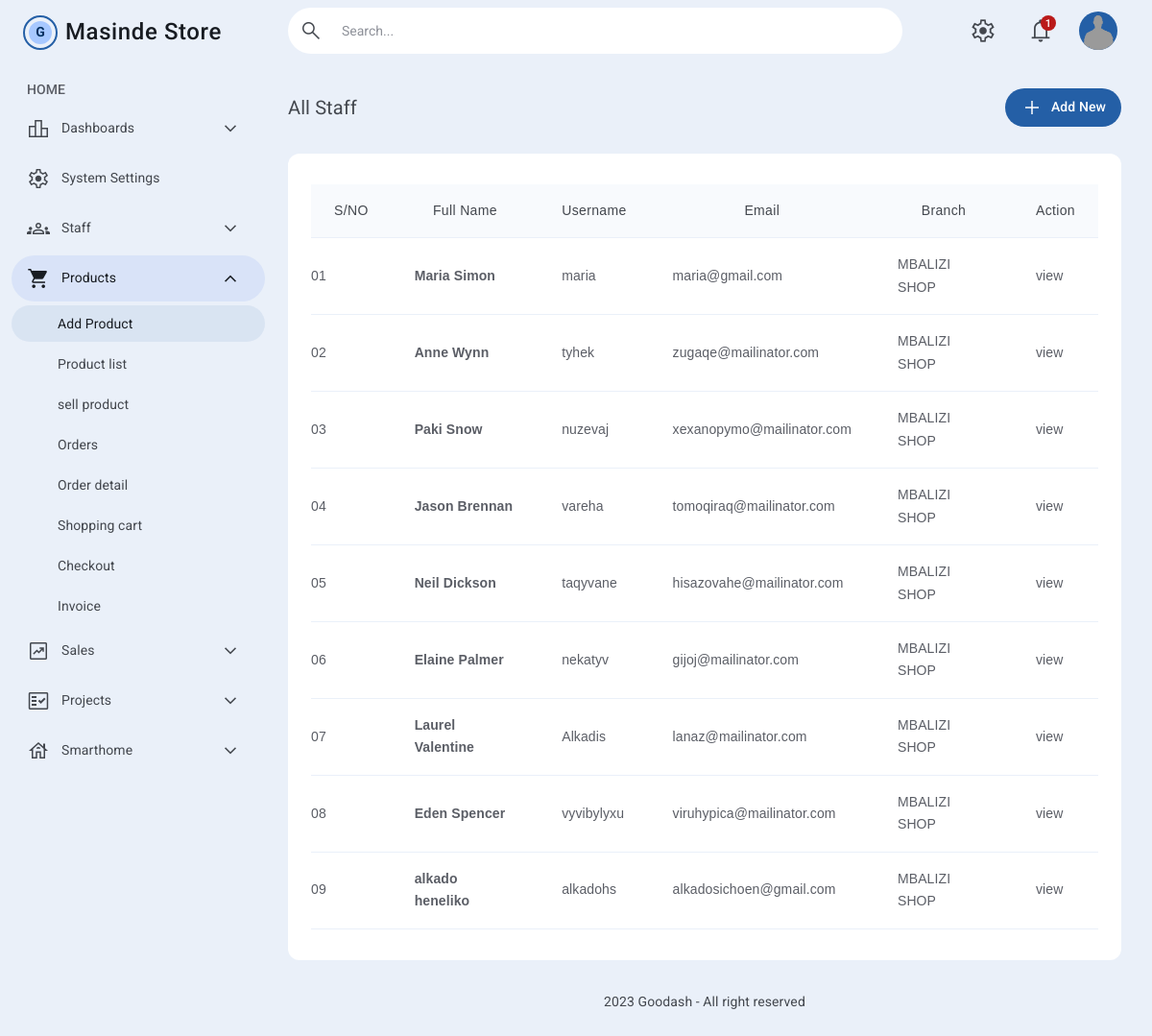
The page /index.php/user on the database as committed earlier.
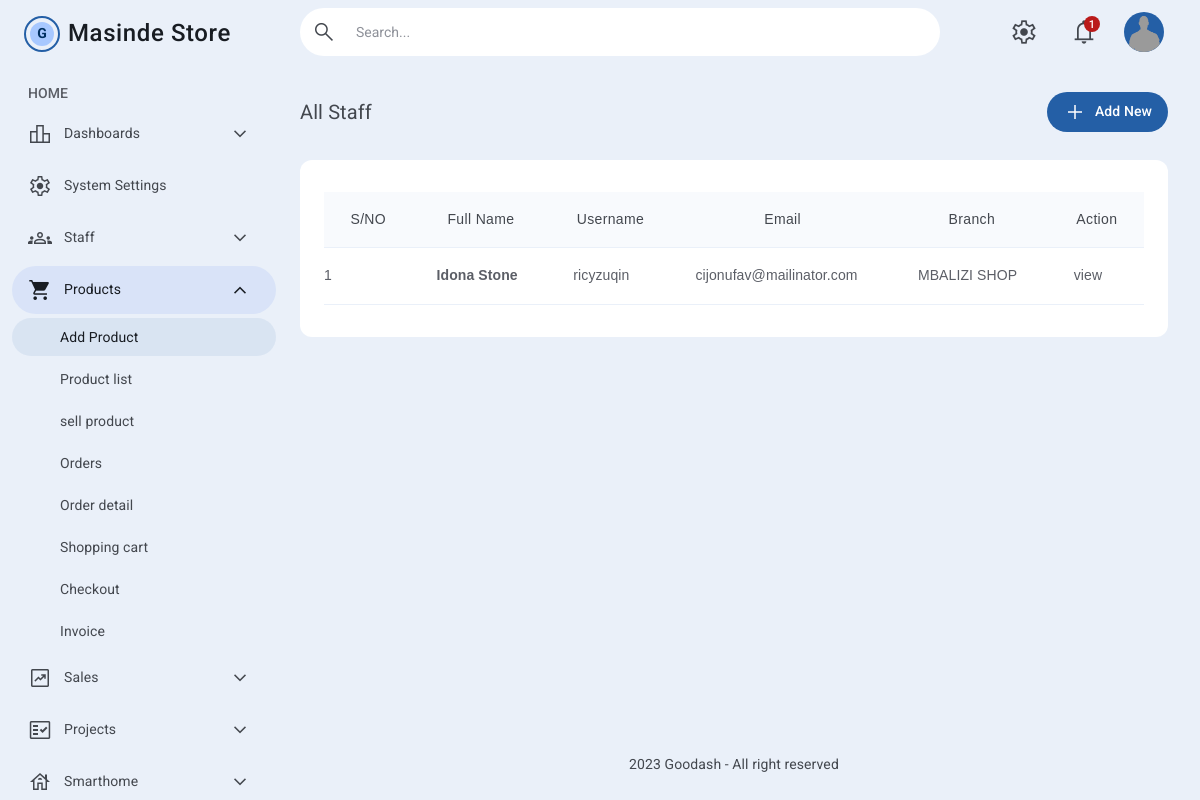
The same page on the database as committed later.
### tables this page shows
CREATE TABLE `user` (
  `id` int(11) NOT NULL,
  `first_name` varchar(255) NOT NULL,
  `last_name` varchar(255) NOT NULL,
  `username` varchar(100) NOT NULL,
  `email` varchar(100) NOT NULL,
  `branch_id` int(11) DEFAULT NULL,
  `position_id` int(11) DEFAULT NULL,
  `is_staff` int(1) DEFAULT 0,
  `is_active` int(1) DEFAULT 0,
  `password` varchar(255) NOT NULL,
  `created_at` timestamp NOT NULL DEFAULT current_timestamp()
);

### application/controllers/User.php (called while the page is built, shortened)
<?php
class User extends CI_Controller
{
    public function __construct()
    {
        $this->load->model('UserModel');
    }
    public function index()
    {
        $users = $this->UserModel->get_users();
        $this->load->view('users/all_users', ['users' => $users]);
    }
}

### index.php (called while the page is built, shortened)
<?php
require_once BASEPATH.'core/CodeIgniter.php';

### application/models/UserModel.php (called while the page is built, shortened)
<?php
class UserModel extends CI_Model
{
    public function get_users(): array
    {
        $users = $this->db->order_by('created_at', 'desc')->get('User')->result();
        return $users;
    }
}

### application/views/users/all_users.php (the view, shortened to what this page needs)
<!DOCTYPE html>
<html lang="en">
<head>
  <link rel="stylesheet" id="stylesheet" href="<?php echo base_url('assets/css/style.css')?>">
  <link rel="stylesheet" id="color" href="<?php echo base_url('assets/css/colors.css')?>">
</head>
<body id="body-layout" class="text-body-md relative font-sans font-normal text-gray-700 dark:text-gray-300 bg-surface-500 dark:bg-surfacedark-500 show">
  <?php include APPPATH.'/views/includes/header.php'?>
  <main class="lg:flex">
    <?php include APPPATH.'/views/includes/sidebar.php'?>
    <div class="main-content flex-grow min-h-[100%] py-20 relative px-4 lg:pr-8 lg:pl-3">
      <div class="flex flex-row justify-between items-center pt-2 pb-6">
        <h2 class="text-title-lg">All Staff</h2>
        <div class="flex flex-row gap-3 items-center">
          <a href="<?= site_url('user/create_index')?>" class="btn relative flex flex-row items-center justify-center gap-x-2 py-2 px-4 rounded-[6.25rem] hover:shadow-md text-sm tracking-[.00714em] font-medium bg-primary-600 text-white dark:bg-primary-200 dark:text-primary-800">
            <span class="material-symbols-outlined">add</span>
            Add New
         </a>
        </div>
      </div>
      <div class="grid grid-cols-1 sm:gap-4 md:gap-6">
        <div class="px-6 py-8 flex flex-col rounded-xl bg-white dark:bg-gray-900">
          <div class="relative overflow-auto scrollbars">
            <table class="table-sorter table-bordered-bottom table-hover">
              <thead>
                <tr>
                  <th data-sortable="false">S/NO</th>
                  <th data-sortable="false">Full Name</th>
                  <th data-sortable="false">Username</th>
                  <th data-sortable="false">Email</th>
                  <th data-sortable="false">Branch</th>
                  <th data-sortable="false">Action</th>
                </tr>
              </thead>
              <tbody>
                <?php $rowId = 1 ?>
                <?php foreach($users as $user):?>
                <tr class="[&.selected]:!bg-primary-100 dark:[&.selected]:!bg-primary-700">
                  <td class="!px-0">
                    <?= $user->id < 10 ? '0'.$rowId++ : $rowId ?>
                  </td>
                  <td>
                    <div class="flex items-center gap-3">
                      <div class="flex flex-col">
                        <h4 class="font-semibold"><?= $user->first_name." ".$user->last_name ?></h4>
                      </div>
                    </div>
                  </td>
                  <td>
                    <?= $user->username ?>
                  </td>
                  <td><a href="mailto:acme@example.com" target="_blank"><?= $user->email ?></a></td>
                  <td>MBALIZI SHOP</td>
                  <td>
                    <a href="<?= site_url('user/profile/'.$user->id)?>" class="hover:text-primary-600 dark:hover:text-primary-200">view</a>
                  </td>
                </tr>
                <?php endforeach?>
              </tbody>
            </table>
          </div>
        </div>
      </div>
    </div>
  </main>
<?php include APPPATH.'/views/includes/footer.php'?>

### application/views/includes/header.php (shortened to what this page needs)
<header data-type="navtop" class="nav-top [&.show]:translate-y-0 top-0 fixed h-16 px-4 lg:px-8 lg:pl-3 left-0 lg:left-72 right-0 flex flex-row items-center justify-between gap-3 z-50 transition-all duration-300 ease-in-out bg-surface-500 dark:bg-surfacedark-500">
  <div class="relative w-full hidden md:block">
    <div class="relative w-full">
      <button class="absolute left-1 top-1 hidden sm:inline-flex !items-center justify-center w-10 h-10 gap-x-2 p-2.5 rounded-[6.25rem] text-sm tracking-[.00714em] text-center font-medium hover:bg-primary-600/[0.08] focus:bg-primary-600/[0.08] dark:hover:bg-primary-200/[0.08] dark:focus:bg-primary-200/[0.08]">
        <span class="material-symbols-outlined !text-2xl">search</span>
      </button>
      <input type="search" placeholder="Search..." class="max-sm:absolute max-sm:inset-x-0 block w-40 sm:w-80 md:w-full pl-14 h-12 rounded-full bg-white dark:bg-gray-900 py-2 px-4 ring-0 focus:outline-none focus:shadow">
    </div>
  </div>
  <div class="flex flex-row items-center gap-3 ml-auto md:ml-12">
    <div class="relative hidden sm:inline-block">
      <button data-type="dialogs" data-target="#sheets_b" class="btn relative !inline-flex !items-center justify-center w-12 h-12 gap-x-2 p-2.5 rounded-[6.25rem] text-sm tracking-[.00714em] text-center font-medium hover:bg-primary-600/[0.08] focus:bg-primary-600/[0.08] dark:hover:bg-primary-200/[0.08] dark:focus:bg-primary-200/[0.08]">
        <span aria-label="Settings" data-microtip-position="bottom" role="tooltip" class="material-symbols-outlined !text-[28px] pointer-events-none">settings</span>
      </button>
    </div>
    <div class="relative">
      <button data-type="dropdown" data-target="#dropdown2" class="btn relative !inline-flex !items-center justify-center w-12 h-12 gap-x-2 p-2.5 rounded-[6.25rem] text-sm tracking-[.00714em] text-center font-medium hover:bg-primary-600/[0.08] focus:bg-primary-600/[0.08] dark:hover:bg-primary-200/[0.08] dark:focus:bg-primary-200/[0.08]">
        <span aria-label="Notification" data-microtip-position="bottom" role="tooltip" class="material-symbols-outlined !text-[28px] pointer-events-none ">notifications</span>
        <span class="pointer-events-none absolute top-2 right-2 w-4 h-4 flex items-center justify-center rounded-full text-[11px] leading-none tracking-[.045em] font-medium bg-error-600 dark:bg-error-200 text-white dark:text-error-800">1</span>
      </button>
    </div>
    <div class="relative">
      <button data-type="dropdown" data-target="#dropdown1" class="btn w-12 h-12 gap-x-2 py-2.5 flex items-center gap-2 justify-center rounded-full text-sm tracking-[0.15px]">
        <img src="<?php echo base_url('assets/img/avatar.png')?>" alt="ari budin" class="w-10 h-10 flex-none rounded-full bg-primary-600 dark:bg-primary-200">
      </button>
    </div>
  </div>
</header>

### application/views/includes/sidebar.php (shortened to what this page needs)
<aside id="sidebar" class="sidebar transition-all duration-500 ease-in-out fixed max-lg:z-[60] lg:shrink-0 lg:relative lg:w-72 h-screen max-lg:[&.show_.sidebar-bg]:opacity-60 dark:max-lg:[&.show_.sidebar-bg]:opacity-60 [&.show_.sidebar-bg]:inset-0 [&.show_.sidebar-content]:translate-x-0">
      <div id="sidebar-content" class="sidebar-content transition-all duration-300 ease-in-out fixed z-40 max-lg:-translate-x-full max-lg:bg-surface-500 dark:max-lg:bg-surfacedark-500 left-0 top-0 bottom-0 h-screen w-72 overflow-auto scrollbars">
        <a href="<?= site_url('welcome/dashboard') ?>" class="sidebar-logo pt-4 pb-2 pl-6 flex items-center w-full">
          <div class="w-9 h-9 rounded-full border-2 border-primary-600 flex items-center justify-center text-primary-800 font-bold text-lg">
            <span class="flex items-center justify-center w-6 h-6 rounded-full bg-primary-200">G</span>
          </div>
          <h4 class="text-2xl font-medium tracking-wide text-gray-900 dark:text-gray-100 compact-hide ml-2">Masinde Store</h4>
        </a>
        <div class="w-full inline-flex flex-col px-3 pb-3">
          <div class="pt-6 pb-2 px-4 compact-hide">
            <p class="text-title-sm font-medium uppercase text-gray-600 dark:text-gray-400">Home</p>
          </div>
          <ul class="sidebar-menu flex flex-col">
            <li class="relative">
              <a href="javascript:void(0)" data-type="collapse" data-target="#dashboard1" class="flex flex-row items-center gap-3 py-3 pl-4 pr-6 mb-1 rounded-full hover-icon [&.active]:text-gray-900 dark:[&.active]:text-gray-100 [&.active]:bg-secondary-100 dark:[&.active]:bg-secondary-700 hover:bg-primary-600/[0.08] dark:hover:bg-primary-200/[0.08]">
                <span class="material-symbols-outlined">leaderboard</span>
                <span class="compact-title">Dashboards</span>
              </a>
            </li>
            <li class="relative">
              <a href="<?= site_url('settings') ?>" class="flex flex-row items-center gap-3 py-3 pl-4 pr-6 mb-1 rounded-full hover-icon [&.active]:text-gray-900 dark:[&.active]:text-gray-100 [&.active]:bg-secondary-100 dark:[&.active]:bg-secondary-700 hover:bg-primary-600/[0.08] dark:hover:bg-primary-200/[0.08]">
                <span class="material-symbols-outlined">settings</span>
                <span class="compact-title">System Settings</span>
              </a>
            </li>
            <li class="relative">
              <a href="javascript:void(0)" data-type="collapse" data-target="#dashboard2" class="flex flex-row items-center gap-3 py-3 pl-4 pr-6 mb-1 rounded-full hover-icon [&.active]:text-gray-900 dark:[&.active]:text-gray-100 [&.active]:bg-secondary-100 dark:[&.active]:bg-secondary-700 hover:bg-primary-600/[0.08] dark:hover:bg-primary-200/[0.08]">
                <span class="material-symbols-outlined">groups</span>
                <span class="compact-title">Staff</span>
              </a>
            </li>
            <li class="relative">
              <a href="javascript:void(0)" data-type="collapse" data-target="#dashboard3" class="active flex flex-row items-center gap-3 py-3 pl-4 pr-6 mb-1 rounded-full hover-icon [&.active]:text-gray-900 dark:[&.active]:text-gray-100 [&.active]:bg-secondary-100 dark:[&.active]:bg-secondary-700 hover:bg-primary-600/[0.08] dark:hover:bg-primary-200/[0.08]">
                <span class="material-symbols-outlined">shopping_cart</span>
                <span class="compact-title">Products</span>
              </a>
              <ul id="dashboard3" data-type="collapsed" class="active sidebar-submenu [&.active]:block hidden">
                <li><a href="<?= site_url('product/create_index') ?>" class="active flex items-center py-3 pl-12 pr-6 mb-1 leading-none gap-2.5 rounded-full hover-icon [&.active]:text-gray-900 dark:[&.active]:text-gray-100 [&.active]:bg-primary-600/[0.08] dark:[&.active]:bg-primary-200/10 hover:bg-primary-600/[0.08] dark:hover:bg-primary-200/[0.08]">
                    Add Product
                  </a>
                </li>
                <li><a href="<?= site_url('product') ?>" class="flex items-center py-3 pl-12 pr-6 mb-1 leading-none gap-2.5 rounded-full hover-icon [&.active]:text-gray-900 dark:[&.active]:text-gray-100 [&.active]:bg-primary-600/[0.08] dark:[&.active]:bg-primary-200/10 hover:bg-primary-600/[0.08] dark:hover:bg-primary-200/[0.08]">
                    Product list
                  </a>
                </li>
                <li><a href="<?= site_url('product/sell') ?>" class="flex items-center py-3 pl-12 pr-6 mb-1 leading-none gap-2.5 rounded-full hover-icon [&.active]:text-gray-900 dark:[&.active]:text-gray-100 [&.active]:bg-primary-600/[0.08] dark:[&.active]:bg-primary-200/10 hover:bg-primary-600/[0.08] dark:hover:bg-primary-200/[0.08]">
                    sell product
                  </a>
                </li>
                <li><a href="orders.html" class="flex items-center py-3 pl-12 pr-6 mb-1 leading-none gap-2.5 rounded-full hover-icon [&.active]:text-gray-900 dark:[&.active]:text-gray-100 [&.active]:bg-primary-600/[0.08] dark:[&.active]:bg-primary-200/10 hover:bg-primary-600/[0.08] dark:hover:bg-primary-200/[0.08]">
                    Orders
                  </a>
                </li>
                <li><a href="order-detail.html" class="flex items-center py-3 pl-12 pr-6 mb-1 leading-none gap-2.5 rounded-full hover-icon [&.active]:text-gray-900 dark:[&.active]:text-gray-100 [&.active]:bg-primary-600/[0.08] dark:[&.active]:bg-primary-200/10 hover:bg-primary-600/[0.08] dark:hover:bg-primary-200/[0.08]">
                    Order detail
                  </a>
                </li>
                <li><a href="shopping-cart.html" class="flex items-center py-3 pl-12 pr-6 mb-1 leading-none gap-2.5 rounded-full hover-icon [&.active]:text-gray-900 dark:[&.active]:text-gray-100 [&.active]:bg-primary-600/[0.08] dark:[&.active]:bg-primary-200/10 hover:bg-primary-600/[0.08] dark:hover:bg-primary-200/[0.08]">
                    Shopping cart
                  </a>
                </li>
                <li><a href="checkout.html" class="flex items-center py-3 pl-12 pr-6 mb-1 leading-none gap-2.5 rounded-full hover-icon [&.active]:text-gray-900 dark:[&.active]:text-gray-100 [&.active]:bg-primary-600/[0.08] dark:[&.active]:bg-primary-200/10 hover:bg-primary-600/[0.08] dark:hover:bg-primary-200/[0.08]">
                    Checkout
                  </a>
                </li>
                <li><a href="invoice.html" class="flex items-center py-3 pl-12 pr-6 mb-1 leading-none gap-2.5 rounded-full hover-icon [&.active]:text-gray-900 dark:[&.active]:text-gray-100 [&.active]:bg-primary-600/[0.08] dark:[&.active]:bg-primary-200/10 hover:bg-primary-600/[0.08] dark:hover:bg-primary-200/[0.08]">
                    Invoice
                  </a>
                </li>
              </ul>
            </li>
            <li class="relative">
              <a href="javascript:void(0)" data-type="collapse" data-target="#dashboard4" class="flex flex-row items-center gap-3 py-3 pl-4 pr-6 mb-1 rounded-full hover-icon [&.active]:text-gray-900 dark:[&.active]:text-gray-100 [&.active]:bg-secondary-100 dark:[&.active]:bg-secondary-700 hover:bg-primary-600/[0.08] dark:hover:bg-primary-200/[0.08]">
                <span class="material-symbols-outlined">chart_data</span>
                <span class="compact-title">Sales</span>
              </a>
            </li>
            <li class="relative">
              <a href="javascript:void(0)" data-type="collapse" data-target="#dashboard5" class="flex flex-row items-center gap-3 py-3 pl-4 pr-6 mb-1 rounded-full hover-icon [&.active]:text-gray-900 dark:[&.active]:text-gray-100 [&.active]:bg-secondary-100 dark:[&.active]:bg-secondary-700 hover:bg-primary-600/[0.08] dark:hover:bg-primary-200/[0.08]">
                <span class="material-symbols-outlined">fact_check</span>
                <span class="compact-title">Projects</span>
              </a>
            </li>
            <li class="relative">
              <a href="javascript:void(0)" data-type="collapse" data-target="#dashboard_smart" class="flex flex-row items-center gap-3 py-3 pl-4 pr-6 mb-1 rounded-full hover-icon [&.active]:text-gray-900 dark:[&.active]:text-gray-100 [&.active]:bg-secondary-100 dark:[&.active]:bg-secondary-700 hover:bg-primary-600/[0.08] dark:hover:bg-primary-200/[0.08]">
                <span class="material-symbols-outlined">house</span>
                <span class="compact-title">Smarthome</span>
              </a>
            </li>
          </ul>
        </div>
      </div>
    </aside>

### application/views/includes/footer.php (shortened to what this page needs)
  <footer class="footer absolute px-4 lg:px-8 lg:pl-3 left-0 lg:left-72 bottom-0 right-0">
    <div class="text-center py-6">
      <p><script>document.write(new Date().getFullYear())</script> Goodash - All right reserved</p>
    </div>
  </footer>
</body>
</html>

Rows that differ between the two databases and show on the page:
removed user: first_name "Maria", last_name "Simon", username "maria", email "maria@gmail.com"
removed user: first_name "Anne", last_name "Wynn", username "tyhek", email "zugaqe@mailinator.com"
removed user: first_name "Paki", last_name "Snow", username "nuzevaj", email "xexanopymo@mailinator.com"
removed user: first_name "Jason", last_name "Brennan", username "vareha", email "tomoqiraq@mailinator.com"
removed user: first_name "Neil", last_name "Dickson", username "taqyvane", email "hisazovahe@mailinator.com"
removed user: first_name "Elaine", last_name "Palmer", username "nekatyv", email "gijoj@mailinator.com"
removed user: first_name "Laurel", last_name "Valentine", username "Alkadis", email "lanaz@mailinator.com"
removed user: first_name "Eden", last_name "Spencer", username "vyvibylyxu", email "viruhypica@mailinator.com"
removed user: first_name "alkado", last_name "heneliko", username "alkadohs", email "alkadosichoen@gmail.com"
added user: first_name "Idona", last_name "Stone", username "ricyzuqin", email "cijonufav@mailinator.com"
